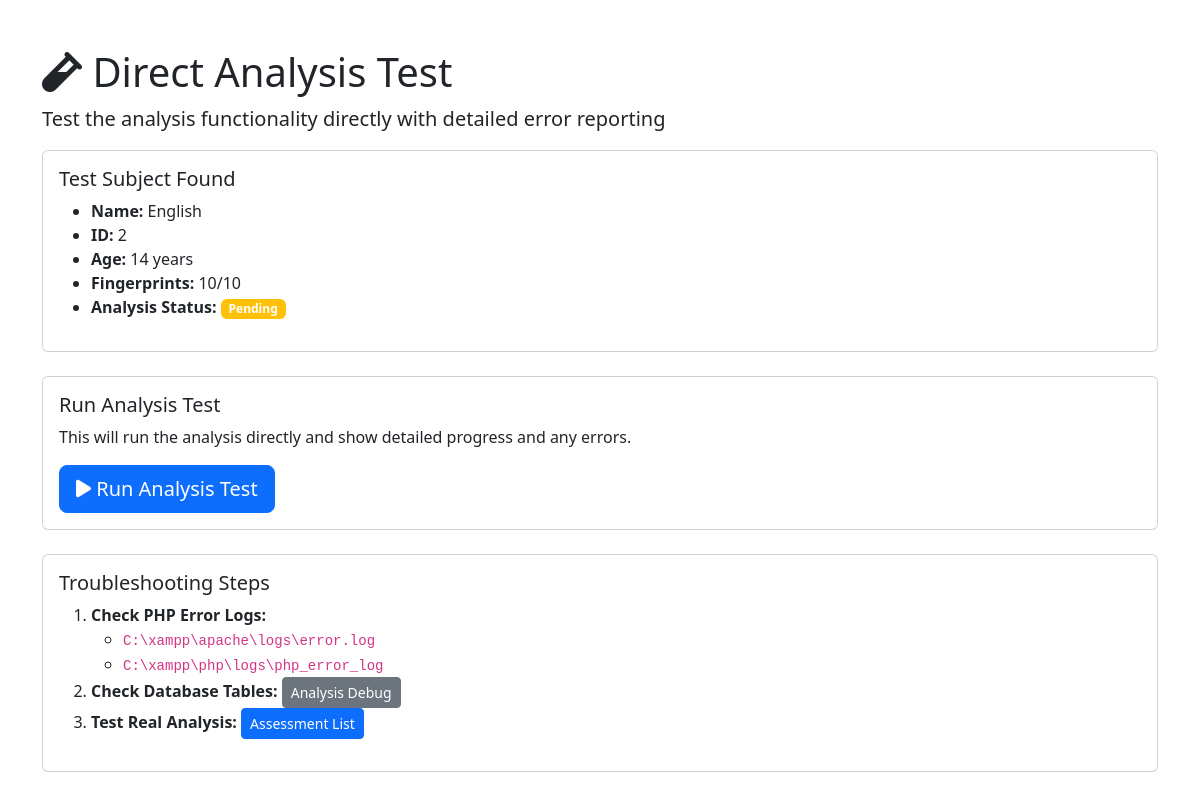
Page /test_analysis_direct.php on the committed database.
### tables this page shows
CREATE TABLE `assessment_subjects` (
  `id` int(11) NOT NULL,
  `user_id` int(11) NOT NULL,
  `subject_name` varchar(100) NOT NULL,
  `date_of_birth` date NOT NULL,
  `gender` enum('male','female','other') NOT NULL,
  `age_at_assessment` int(11) NOT NULL,
  `parent_name` varchar(100) DEFAULT NULL,
  `contact_email` varchar(100) DEFAULT NULL,
  `contact_phone` varchar(15) DEFAULT NULL,
  `school_name` varchar(100) DEFAULT NULL,
  `grade_class` varchar(20) DEFAULT NULL,
  `created_at` timestamp NULL DEFAULT current_timestamp(),
  `updated_at` timestamp NULL DEFAULT current_timestamp() ON UPDATE current_timestamp()
);

### includes/functions.php (called while the page is built, shortened)
<?php
function url($path = '') {
    $path = ltrim($path, '/');
    $currentDir = dirname($_SERVER['SCRIPT_NAME']);
    $baseDir = '/DMIT-Psychometric-Test';
    return $path;
}
?>

### test_analysis_direct.php (the view, shortened to what this page needs)
<?php
$database = new Database();
$conn = $database->getConnection();
$testSubject = null;
$fingerprintCount = 0;
try {
    $stmt = $conn->query("
        SELECT s.*, COUNT(f.id) as fingerprint_count
        FROM assessment_subjects s
        LEFT JOIN fingerprint_data f ON s.id = f.subject_id
        GROUP BY s.id
        HAVING fingerprint_count >= 8
        ORDER BY s.created_at DESC
        LIMIT 1
    ");
    $testSubject = $stmt->fetch();
    $fingerprintCount = $testSubject['fingerprint_count'] ?? 0;
} catch (Exception $e) {
    $analysisError = "Database error: " . $e->getMessage();
}
?>
<!DOCTYPE html>
<html lang="en">
<head>
    <link href="https://cdn.jsdelivr.net/npm/bootstrap@5.3.0/dist/css/bootstrap.min.css" rel="stylesheet">
    <link href="https://cdnjs.cloudflare.com/ajax/libs/font-awesome/6.0.0/css/all.min.css" rel="stylesheet">
</head>
<body>
    <div class="container my-5">
        <h1><i class="fas fa-vial"></i> Direct Analysis Test</h1>
        <p class="lead">Test the analysis functionality directly with detailed error reporting</p>
        <?php if (!$testSubject): ?>
        <div class="alert alert-warning">
            <h5><i class="fas fa-exclamation-triangle"></i> No Test Subject Available</h5>
            <p>No subjects found with sufficient fingerprint data (minimum 8 fingerprints required).</p>
            <p><strong>Current subjects in database:</strong></p>
            <?php
            try {
                $stmt = $conn->query("
                    SELECT s.subject_name, s.id, COUNT(f.id) as fingerprint_count
                    FROM assessment_subjects s
                    LEFT JOIN fingerprint_data f ON s.id = f.subject_id
                    GROUP BY s.id
                    ORDER BY s.created_at DESC
                ");
                $allSubjects = $stmt->fetchAll();
                if ($allSubjects) {
                    echo "<ul>";
                    foreach ($allSubjects as $subject) {
                        echo "<li><strong>{$subject['subject_name']}</strong> (ID: {$subject['id']}) - {$subject['fingerprint_count']}/10 fingerprints</li>";
                    }
                    echo "</ul>";
                } else {
                    echo "<p>No subjects found in database.</p>";
                }
            } catch (Exception $e) {
                echo "<p>Error loading subjects: " . htmlspecialchars($e->getMessage()) . "</p>";
            }
            ?>
            <p><a href="<?php echo url('assessments/new.php'); ?>" class="btn btn-primary">Create New Assessment</a></p>
        </div>
        <?php else: ?>
        <div class="card mb-4">
            <div class="card-body">
                <h5>Test Subject Found</h5>
                <ul>
                    <li><strong>Name:</strong> <?php echo htmlspecialchars($testSubject['subject_name']); ?></li>
                    <li><strong>ID:</strong> <?php echo $testSubject['id']; ?></li>
                    <li><strong>Age:</strong> <?php echo $testSubject['age_at_assessment']; ?> years</li>
                    <li><strong>Fingerprints:</strong> <?php echo $fingerprintCount; ?>/10</li>
                    <li><strong>Analysis Status:</strong>
                        <?php if ($testSubject['analysis_complete'] ?? false): ?>
                            <span class="badge bg-success">Complete</span>
                        <?php else: ?>
                            <span class="badge bg-warning">Pending</span>
                        <?php endif; ?>
                    </li>
                </ul>
            </div>
        </div>
        <div class="card mb-4">
            <div class="card-body">
                <h5>Run Analysis Test</h5>
                <p>This will run the analysis directly and show detailed progress and any errors.</p>
                <form method="POST">
                    <button type="submit" name="run_test" class="btn btn-primary btn-lg">
                        <i class="fas fa-play"></i> Run Analysis Test
                    </button>
                </form>
            </div>
        </div>
        <div class="card">
            <div class="card-body">
                <h5>Troubleshooting Steps</h5>
                <ol>
                    <li><strong>Check PHP Error Logs:</strong>
                        <ul>
                            <li><code>C:\xampp\apache\logs\error.log</code></li>
                            <li><code>C:\xampp\php\logs\php_error_log</code></li>
                        </ul>
                    </li>
                    <li><strong>Check Database Tables:</strong>
                        <a href="analysis_debug.php" class="btn btn-sm btn-secondary">Analysis Debug</a>
                    </li>
                    <li><strong>Test Real Analysis:</strong>
                        <a href="<?php echo url('assessments/list.php'); ?>" class="btn btn-sm btn-primary">Assessment List</a>
                    </li>
                </ol>
            </div>
        </div>
        <?php endif; ?>
    </div>
</body>
</html>

### rows in the picture
assessment_subjects: subject_name "English", id "2", age_at_assessment "14"

### other values in the picture
$fingerprintCount "10"
